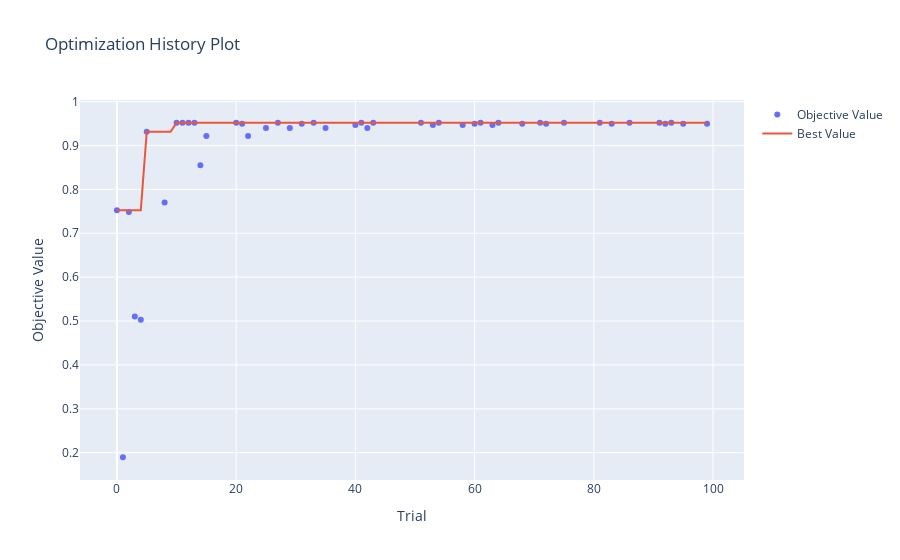
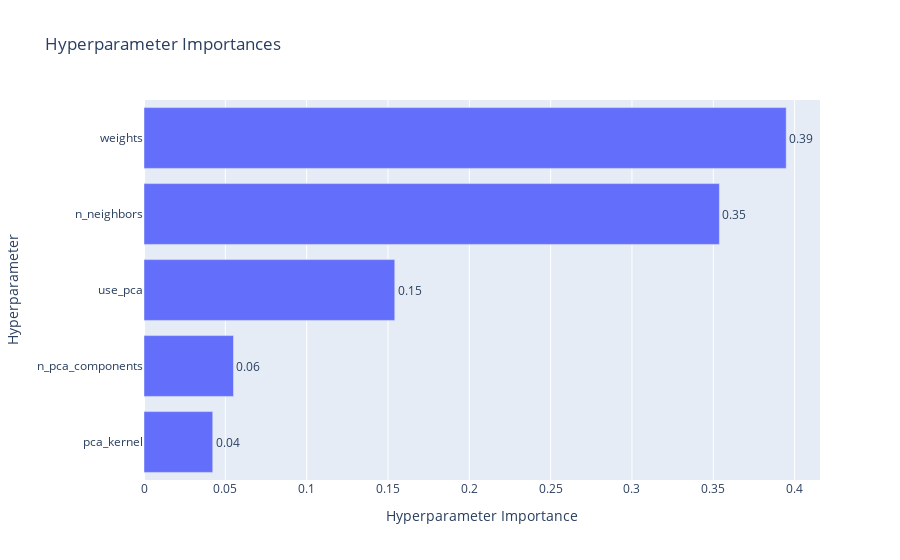
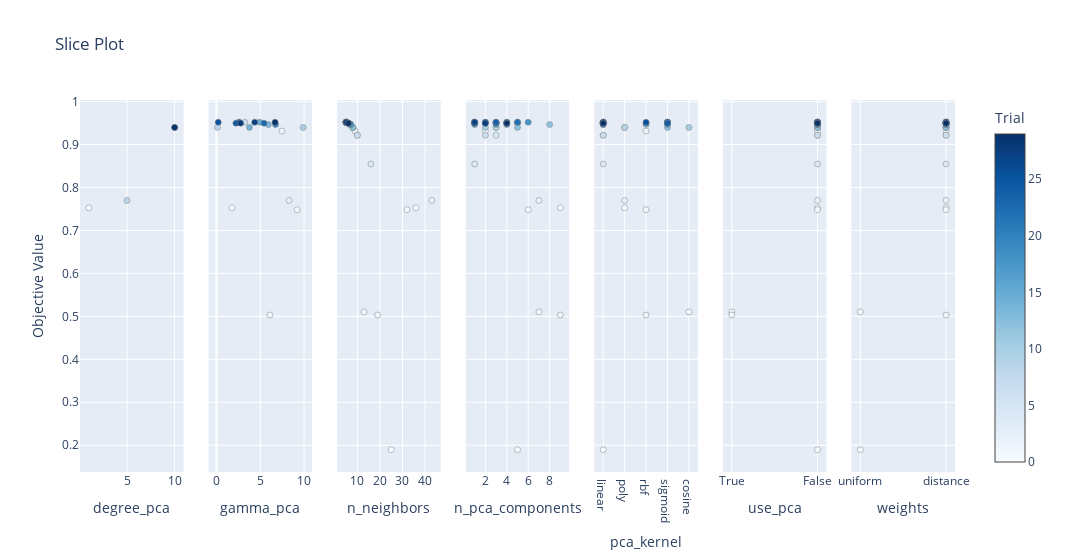

The notebook cell these images were saved under, in order:
### Code cell
import numpy as np
from sklearn.model_selection import train_test_split
from sklearn.preprocessing import StandardScaler
from sklearn.metrics import accuracy_score
from sklearn.decomposition import PCA, KernelPCA
from sklearn.neighbors import KNeighborsClassifier
import optuna
import optuna.visualization as vis

n = 12

X = np.load('Datasets/kryptonite-%s-X.npy'%(n))
y = np.load('Datasets/kryptonite-%s-y.npy'%(n))

def objective(trial):
    ### ========== Shuffle and Split Data ========== ###

    X_train, X_val, y_train, y_val = train_test_split(X, y, test_size=0.8, random_state=42)

    scaler = StandardScaler()
    X_train_scaled = scaler.fit_transform(X_train)
    X_val_scaled = scaler.transform(X_val)

    # Suggest dimensionality reduction and kernel parameters
    use_pca = trial.suggest_categorical('use_pca', ['True', 'False'])
    
    

    if use_pca:
        kernel_pca = trial.suggest_categorical('pca_kernel', ['linear', 'poly', 'rbf', 'sigmoid', 'cosine'])

        params_pca = {}

        if kernel_pca == 'poly':
            params_pca['degree'] = trial.suggest_int('degree_pca', 1, 10)
        if kernel_pca in ['poly', 'rbf', 'sigmoid']:
            params_pca['gamma'] = trial.suggest_float('gamma_pca', 0.1, 10)

        params_pca['n_jobs'] = -1
        params_pca['n_components'] = trial.suggest_int('n_pca_components', 1, max(1, X_train_scaled.shape[1]))


    ### ========== Dimensionality Reduction ========== ###

    if use_pca == 'True':
        pca = KernelPCA(
            ** params_pca
        )

        X_train_scaled = pca.fit_transform(X_train_scaled)
        X_val_scaled = pca.transform(X_val)

    # KNN Classifier parameters
    classifier = KNeighborsClassifier(
        n_neighbors=trial.suggest_int('n_neighbors', 5, 50),
        weights=trial.suggest_categorical('weights', ['uniform', 'distance']),
        n_jobs=-1
    )

    # Train the classifier
    classifier.fit(X_train_scaled, y_train)

    # Evaluate on the val set
    y_val_pred = classifier.predict(X_val_scaled)
    val_accuracy = accuracy_score(y_val, y_val_pred)

    # Report validation accuracy for pruning
    trial.report(val_accuracy, step=0)

    # Check if the trial should be pruned
    if trial.should_prune():
        raise optuna.TrialPruned()


    return val_accuracy

# Create a study object with a pruner
pruner = optuna.pruners.MedianPruner()
study = optuna.create_study(direction="maximize", pruner=pruner)

# Optimize the objective function
study.optimize(objective, n_trials=100)

print("Best hyperparameters:", study.best_params)
print("Best value:", study.best_value)

# Visualize the optimization history and parameter importances
vis.plot_optimization_history(study).show()
vis.plot_param_importances(study).show()
vis.plot_slice(study).show()

### Figure 1 — Plotly figure (JSON) as saved in the notebook; plotly's stock layout.template omitted (floating-point values rounded to 4 significant figures)
{"data": [{"mode": "markers", "name": "Objective Value", "type": "scatter", "x": [0, 1, 2, 3, 4, 5, 8, 10, 11, 12, 13, 14, 15, 20, 21, 22, 25, 27, 29, 31, 33, 35, 40, 41, 42, 43, 51, 53, 54, 58, 60, 61, 63, 64, 68, 71, 72, 75, 81, 83, 86, 91, 92, 93, 95, 99], "y": [0.7526, 0.1896, 0.7483, 0.5103, 0.5031, 0.9314, 0.7699, 0.9518, 0.9518, 0.9518, 0.9518, 0.8548, 0.9216, 0.9518, 0.9497, 0.9216, 0.9398, 0.9518, 0.9398, 0.9497, 0.9518, 0.9398, 0.9465, 0.9518, 0.9398, 0.9518, 0.9518, 0.9465, 0.9518, 0.9465, 0.9497, 0.9518, 0.9465, 0.9518, 0.9497, 0.9518, 0.9497, 0.9518, 0.9518, 0.9497, 0.9518, 0.9518, 0.9497, 0.9518, 0.9497, 0.9497]}, {"mode": "lines", "name": "Best Value", "type": "scatter", "x": [0, 1, 2, 3, 4, 5, 6, 7, 8, 9, 10, 11, 12, 13, 14, 15, 16, 17, 18, 19, 20, 21, 22, 23, 24, 25, 26, 27, 28, 29, 30, 31, 32, 33, 34, 35, 36, 37, 38, 39, 40, 41, 42, 43, 44, 45, 46, 47, 48, 49, 50, 51, 52, 53, 54, 55, 56, 57, 58, 59, 60, 61, 62, 63, 64, 65, 66, 67, 68, 69, 70, 71, 72, 73, 74, 75, 76, 77, 78, 79, 80, 81, 82, 83, 84, 85, 86, 87, 88, 89, 90, 91, 92, 93, 94, 95, 96, 97, 98, 99], "y": [0.7526, 0.7526, 0.7526, 0.7526, 0.7526, 0.9314, 0.9314, 0.9314, 0.9314, 0.9314, 0.9518, 0.9518, 0.9518, 0.9518, 0.9518, 0.9518, 0.9518, 0.9518, 0.9518, 0.9518, 0.9518, 0.9518, 0.9518, 0.9518, 0.9518, 0.9518, 0.9518, 0.9518, 0.9518, 0.9518, 0.9518, 0.9518, 0.9518, 0.9518, 0.9518, 0.9518, 0.9518, 0.9518, 0.9518, 0.9518, 0.9518, 0.9518, 0.9518, 0.9518, 0.9518, 0.9518, 0.9518, 0.9518, 0.9518, 0.9518, 0.9518, 0.9518, 0.9518, 0.9518, 0.9518, 0.9518, 0.9518, 0.9518, 0.9518, 0.9518, 0.9518, 0.9518, 0.9518, 0.9518, 0.9518, 0.9518, 0.9518, 0.9518, 0.9518, 0.9518, 0.9518, 0.9518, 0.9518, 0.9518, 0.9518, 0.9518, 0.9518, 0.9518, 0.9518, 0.9518, 0.9518, 0.9518, 0.9518, 0.9518, 0.9518, 0.9518, 0.9518, 0.9518, 0.9518, 0.9518, 0.9518, 0.9518, 0.9518, 0.9518, 0.9518, 0.9518, 0.9518, 0.9518, 0.9518, 0.9518]}, {"marker": {"color": "#cccccc"}, "mode": "markers", "name": "Infeasible Trial", "showlegend": false, "type": "scatter", "x": [], "y": []}], "layout": {"title": {"text": "Optimization History Plot"}, "xaxis": {"title": {"text": "Trial"}}, "yaxis": {"title": {"text": "Objective Value"}}}}

### Figure 2 — Plotly figure (JSON) as saved in the notebook; plotly's stock layout.template omitted (floating-point values rounded to 4 significant figures)
{"data": [{"cliponaxis": false, "hovertemplate": ["pca_kernel (CategoricalDistribution): 0.042261913856548275<extra></extra>", "n_pca_components (IntDistribution): 0.05500173731488772<extra></extra>", "use_pca (CategoricalDistribution): 0.1541764393060621<extra></extra>", "n_neighbors (IntDistribution): 0.3537473926832748<extra></extra>", "weights (CategoricalDistribution): 0.39481251683922713<extra></extra>"], "name": "Objective Value", "orientation": "h", "text": ["0.04", "0.06", "0.15", "0.35", "0.39"], "textposition": "outside", "type": "bar", "x": [0.04226, 0.055, 0.1542, 0.3537, 0.3948], "y": ["pca_kernel", "n_pca_components", "use_pca", "n_neighbors", "weights"]}], "layout": {"title": {"text": "Hyperparameter Importances"}, "xaxis": {"title": {"text": "Hyperparameter Importance"}}, "yaxis": {"title": {"text": "Hyperparameter"}}}}

### Figure 3 — Plotly figure (JSON) as saved in the notebook; plotly's stock layout.template omitted (floating-point values rounded to 4 significant figures)
{"data": [{"marker": {"color": [0, 8, 25, 29], "colorbar": {"title": {"text": "Trial"}, "x": 1, "xpad": 40}, "colorscale": [[0, "rgb(247,251,255)"], [0.125, "rgb(222,235,247)"], [0.25, "rgb(198,219,239)"], [0.375, "rgb(158,202,225)"], [0.5, "rgb(107,174,214)"], [0.625, "rgb(66,146,198)"], [0.75, "rgb(33,113,181)"], [0.875, "rgb(8,81,156)"], [1, "rgb(8,48,107)"]], "line": {"color": "Grey", "width": 0.5}, "showscale": true}, "mode": "markers", "name": "Feasible Trial", "showlegend": false, "type": "scatter", "x": [1, 5, 10, 10], "xaxis": "x", "y": [0.7526, 0.7699, 0.9398, 0.9398], "yaxis": "y"}, {"marker": {"color": [0, 2, 4, 5, 8, 20, 25, 29, 40, 41, 42, 43, 58, 68, 71, 72, 75, 81, 83, 86], "colorbar": {"title": {"text": "Trial"}, "x": 1, "xpad": 40}, "colorscale": [[0, "rgb(247,251,255)"], [0.125, "rgb(222,235,247)"], [0.25, "rgb(198,219,239)"], [0.375, "rgb(158,202,225)"], [0.5, "rgb(107,174,214)"], [0.625, "rgb(66,146,198)"], [0.75, "rgb(33,113,181)"], [0.875, "rgb(8,81,156)"], [1, "rgb(8,48,107)"]], "line": {"color": "Grey", "width": 0.5}, "showscale": false}, "mode": "markers", "name": "Feasible Trial", "showlegend": false, "type": "scatter", "x": [1.769, 9.211, 6.102, 7.468, 8.283, 3.257, 0.1168, 9.906, 5.924, 2.549, 3.768, 4.931, 6.747, 5.433, 2.61, 2.215, 0.1987, 4.363, 2.756, 6.691], "xaxis": "x2", "y": [0.7526, 0.7483, 0.5031, 0.9314, 0.7699, 0.9518, 0.9398, 0.9398, 0.9465, 0.9518, 0.9398, 0.9518, 0.9465, 0.9497, 0.9518, 0.9497, 0.9518, 0.9518, 0.9497, 0.9518], "yaxis": "y2"}, {"marker": {"color": [0, 1, 2, 3, 4, 5, 8, 10, 11, 12, 13, 14, 15, 20, 21, 22, 25, 27, 29, 31, 33, 35, 40, 41, 42, 43, 51, 53, 54, 58, 60, 61, 63, 64, 68, 71, 72, 75, 81, 83, 86, 91, 92, 93, 95, 99], "colorbar": {"title": {"text": "Trial"}, "x": 1, "xpad": 40}, "colorscale": [[0, "rgb(247,251,255)"], [0.125, "rgb(222,235,247)"], [0.25, "rgb(198,219,239)"], [0.375, "rgb(158,202,225)"], [0.5, "rgb(107,174,214)"], [0.625, "rgb(66,146,198)"], [0.75, "rgb(33,113,181)"], [0.875, "rgb(8,81,156)"], [1, "rgb(8,48,107)"]], "line": {"color": "Grey", "width": 0.5}, "showscale": false}, "mode": "markers", "name": "Feasible Trial", "showlegend": false, "type": "scatter", "x": [36, 25, 32, 13, 19, 9, 43, 5, 5, 5, 5, 16, 10, 5, 6, 10, 8, 5, 8, 6, 5, 8, 7, 5, 8, 5, 5, 7, 5, 7, 6, 5, 7, 5, 6, 5, 6, 5, 5, 6, 5, 5, 6, 5, 6, 6], "xaxis": "x3", "y": [0.7526, 0.1896, 0.7483, 0.5103, 0.5031, 0.9314, 0.7699, 0.9518, 0.9518, 0.9518, 0.9518, 0.8548, 0.9216, 0.9518, 0.9497, 0.9216, 0.9398, 0.9518, 0.9398, 0.9497, 0.9518, 0.9398, 0.9465, 0.9518, 0.9398, 0.9518, 0.9518, 0.9465, 0.9518, 0.9465, 0.9497, 0.9518, 0.9465, 0.9518, 0.9497, 0.9518, 0.9497, 0.9518, 0.9518, 0.9497, 0.9518, 0.9518, 0.9497, 0.9518, 0.9497, 0.9497], "yaxis": "y3"}, {"marker": {"color": [0, 1, 2, 3, 4, 5, 8, 10, 11, 12, 13, 14, 15, 20, 21, 22, 25, 27, 29, 31, 33, 35, 40, 41, 42, 43, 51, 53, 54, 58, 60, 61, 63, 64, 68, 71, 72, 75, 81, 83, 86, 91, 92, 93, 95, 99], "colorbar": {"title": {"text": "Trial"}, "x": 1, "xpad": 40}, "colorscale": [[0, "rgb(247,251,255)"], [0.125, "rgb(222,235,247)"], [0.25, "rgb(198,219,239)"], [0.375, "rgb(158,202,225)"], [0.5, "rgb(107,174,214)"], [0.625, "rgb(66,146,198)"], [0.75, "rgb(33,113,181)"], [0.875, "rgb(8,81,156)"], [1, "rgb(8,48,107)"]], "line": {"color": "Grey", "width": 0.5}, "showscale": false}, "mode": "markers", "name": "Feasible Trial", "showlegend": false, "type": "scatter", "x": [9, 5, 6, 7, 9, 2, 7, 1, 1, 3, 3, 1, 3, 4, 3, 2, 3, 1, 3, 5, 5, 2, 8, 4, 5, 3, 1, 1, 2, 3, 1, 6, 4, 5, 3, 4, 4, 5, 3, 2, 2, 1, 1, 1, 2, 4], "xaxis": "x4", "y": [0.7526, 0.1896, 0.7483, 0.5103, 0.5031, 0.9314, 0.7699, 0.9518, 0.9518, 0.9518, 0.9518, 0.8548, 0.9216, 0.9518, 0.9497, 0.9216, 0.9398, 0.9518, 0.9398, 0.9497, 0.9518, 0.9398, 0.9465, 0.9518, 0.9398, 0.9518, 0.9518, 0.9465, 0.9518, 0.9465, 0.9497, 0.9518, 0.9465, 0.9518, 0.9497, 0.9518, 0.9497, 0.9518, 0.9518, 0.9497, 0.9518, 0.9518, 0.9497, 0.9518, 0.9497, 0.9497], "yaxis": "y4"}, {"marker": {"color": [0, 1, 2, 3, 4, 5, 8, 10, 11, 12, 13, 14, 15, 20, 21, 22, 25, 27, 29, 31, 33, 35, 40, 41, 42, 43, 51, 53, 54, 58, 60, 61, 63, 64, 68, 71, 72, 75, 81, 83, 86, 91, 92, 93, 95, 99], "colorbar": {"title": {"text": "Trial"}, "x": 1, "xpad": 40}, "colorscale": [[0, "rgb(247,251,255)"], [0.125, "rgb(222,235,247)"], [0.25, "rgb(198,219,239)"], [0.375, "rgb(158,202,225)"], [0.5, "rgb(107,174,214)"], [0.625, "rgb(66,146,198)"], [0.75, "rgb(33,113,181)"], [0.875, "rgb(8,81,156)"], [1, "rgb(8,48,107)"]], "line": {"color": "Grey", "width": 0.5}, "showscale": false}, "mode": "markers", "name": "Feasible Trial", "showlegend": false, "type": "scatter", "x": ["poly", "linear", "rbf", "cosine", "rbf", "rbf", "poly", "linear", "linear", "linear", "linear", "linear", "linear", "sigmoid", "linear", "linear", "poly", "linear", "poly", "linear", "linear", "cosine", "rbf", "sigmoid", "sigmoid", "sigmoid", "linear", "linear", "linear", "sigmoid", "linear", "linear", "linear", "linear", "rbf", "sigmoid", "sigmoid", "sigmoid", "sigmoid", "sigmoid", "rbf", "linear", "linear", "linear", "linear", "linear"], "xaxis": "x5", "y": [0.7526, 0.1896, 0.7483, 0.5103, 0.5031, 0.9314, 0.7699, 0.9518, 0.9518, 0.9518, 0.9518, 0.8548, 0.9216, 0.9518, 0.9497, 0.9216, 0.9398, 0.9518, 0.9398, 0.9497, 0.9518, 0.9398, 0.9465, 0.9518, 0.9398, 0.9518, 0.9518, 0.9465, 0.9518, 0.9465, 0.9497, 0.9518, 0.9465, 0.9518, 0.9497, 0.9518, 0.9497, 0.9518, 0.9518, 0.9497, 0.9518, 0.9518, 0.9497, 0.9518, 0.9497, 0.9497], "yaxis": "y5"}, {"marker": {"color": [0, 1, 2, 3, 4, 5, 8, 10, 11, 12, 13, 14, 15, 20, 21, 22, 25, 27, 29, 31, 33, 35, 40, 41, 42, 43, 51, 53, 54, 58, 60, 61, 63, 64, 68, 71, 72, 75, 81, 83, 86, 91, 92, 93, 95, 99], "colorbar": {"title": {"text": "Trial"}, "x": 1, "xpad": 40}, "colorscale": [[0, "rgb(247,251,255)"], [0.125, "rgb(222,235,247)"], [0.25, "rgb(198,219,239)"], [0.375, "rgb(158,202,225)"], [0.5, "rgb(107,174,214)"], [0.625, "rgb(66,146,198)"], [0.75, "rgb(33,113,181)"], [0.875, "rgb(8,81,156)"], [1, "rgb(8,48,107)"]], "line": {"color": "Grey", "width": 0.5}, "showscale": false}, "mode": "markers", "name": "Feasible Trial", "showlegend": false, "type": "scatter", "x": ["False", "False", "False", "True", "True", "False", "False", "False", "False", "False", "False", "False", "False", "False", "False", "False", "False", "False", "False", "False", "False", "False", "False", "False", "False", "False", "False", "False", "False", "False", "False", "False", "False", "False", "False", "False", "False", "False", "False", "False", "False", "False", "False", "False", "False", "False"], "xaxis": "x6", "y": [0.7526, 0.1896, 0.7483, 0.5103, 0.5031, 0.9314, 0.7699, 0.9518, 0.9518, 0.9518, 0.9518, 0.8548, 0.9216, 0.9518, 0.9497, 0.9216, 0.9398, 0.9518, 0.9398, 0.9497, 0.9518, 0.9398, 0.9465, 0.9518, 0.9398, 0.9518, 0.9518, 0.9465, 0.9518, 0.9465, 0.9497, 0.9518, 0.9465, 0.9518, 0.9497, 0.9518, 0.9497, 0.9518, 0.9518, 0.9497, 0.9518, 0.9518, 0.9497, 0.9518, 0.9497, 0.9497], "yaxis": "y6"}, {"marker": {"color": [0, 1, 2, 3, 4, 5, 8, 10, 11, 12, 13, 14, 15, 20, 21, 22, 25, 27, 29, 31, 33, 35, 40, 41, 42, 43, 51, 53, 54, 58, 60, 61, 63, 64, 68, 71, 72, 75, 81, 83, 86, 91, 92, 93, 95, 99], "colorbar": {"title": {"text": "Trial"}, "x": 1, "xpad": 40}, "colorscale": [[0, "rgb(247,251,255)"], [0.125, "rgb(222,235,247)"], [0.25, "rgb(198,219,239)"], [0.375, "rgb(158,202,225)"], [0.5, "rgb(107,174,214)"], [0.625, "rgb(66,146,198)"], [0.75, "rgb(33,113,181)"], [0.875, "rgb(8,81,156)"], [1, "rgb(8,48,107)"]], "line": {"color": "Grey", "width": 0.5}, "showscale": false}, "mode": "markers", "name": "Feasible Trial", "showlegend": false, "type": "scatter", "x": ["distance", "uniform", "distance", "uniform", "distance", "distance", "distance", "distance", "distance", "distance", "distance", "distance", "distance", "distance", "distance", "distance", "distance", "distance", "distance", "distance", "distance", "distance", "distance", "distance", "distance", "distance", "distance", "distance", "distance", "distance", "distance", "distance", "distance", "distance", "distance", "distance", "distance", "distance", "distance", "distance", "distance", "distance", "distance", "distance", "distance", "distance"], "xaxis": "x7", "y": [0.7526, 0.1896, 0.7483, 0.5103, 0.5031, 0.9314, 0.7699, 0.9518, 0.9518, 0.9518, 0.9518, 0.8548, 0.9216, 0.9518, 0.9497, 0.9216, 0.9398, 0.9518, 0.9398, 0.9497, 0.9518, 0.9398, 0.9465, 0.9518, 0.9398, 0.9518, 0.9518, 0.9465, 0.9518, 0.9465, 0.9497, 0.9518, 0.9465, 0.9518, 0.9497, 0.9518, 0.9497, 0.9518, 0.9518, 0.9497, 0.9518, 0.9518, 0.9497, 0.9518, 0.9497, 0.9497], "yaxis": "y7"}], "layout": {"title": {"text": "Slice Plot"}, "width": 2100, "xaxis": {"anchor": "y", "domain": [0, 0.1184], "title": {"text": "degree_pca"}}, "xaxis2": {"anchor": "y2", "domain": [0.1469, 0.2653], "title": {"text": "gamma_pca"}}, "xaxis3": {"anchor": "y3", "domain": [0.2939, 0.4122], "title": {"text": "n_neighbors"}}, "xaxis4": {"anchor": "y4", "domain": [0.4408, 0.5592], "title": {"text": "n_pca_components"}}, "xaxis5": {"anchor": "y5", "categoryarray": ["linear", "poly", "rbf", "sigmoid", "cosine"], "categoryorder": "array", "domain": [0.5878, 0.7061], "title": {"text": "pca_kernel"}, "type": "category"}, "xaxis6": {"anchor": "y6", "categoryarray": ["True", "False"], "categoryorder": "array", "domain": [0.7347, 0.8531], "title": {"text": "use_pca"}, "type": "category"}, "xaxis7": {"anchor": "y7", "categoryarray": ["uniform", "distance"], "categoryorder": "array", "domain": [0.8816, 1.0], "title": {"text": "weights"}, "type": "category"}, "yaxis": {"anchor": "x", "domain": [0, 1], "title": {"text": "Objective Value"}}, "yaxis2": {"anchor": "x2", "domain": [0, 1], "matches": "y", "showticklabels": false}, "yaxis3": {"anchor": "x3", "domain": [0, 1], "matches": "y", "showticklabels": false}, "yaxis4": {"anchor": "x4", "domain": [0, 1], "matches": "y", "showticklabels": false}, "yaxis5": {"anchor": "x5", "domain": [0, 1], "matches": "y", "showticklabels": false}, "yaxis6": {"anchor": "x6", "domain": [0, 1], "matches": "y", "showticklabels": false}, "yaxis7": {"anchor": "x7", "domain": [0, 1], "matches": "y", "showticklabels": false}}}
